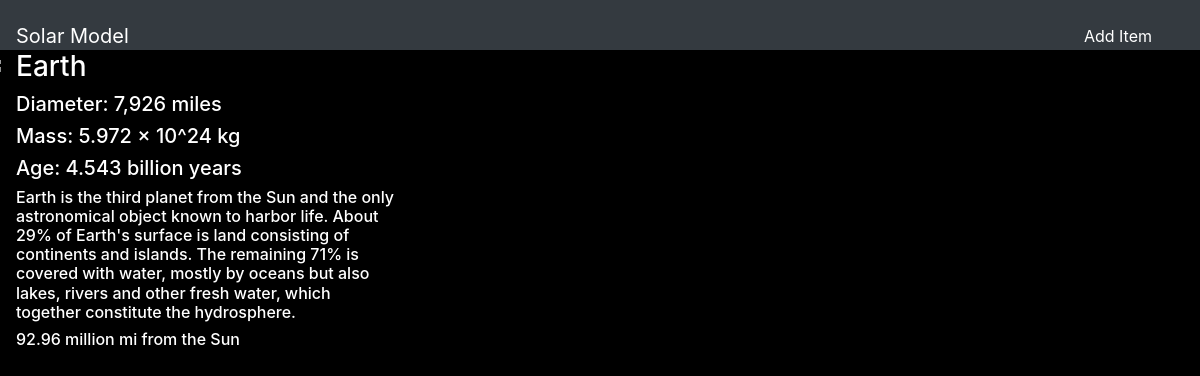
Page /3 on the committed database.
### SolarModel/models.py (models this page shows, shortened)
class Item(models.Model):
    item_name = models.CharField(max_length=200)
    item_size = models.CharField(max_length=200)
    item_mass = models.CharField(max_length=200, default="default")
    item_age = models.CharField(max_length=200, default = "default")
    item_characteristics = models.CharField(max_length=500)
    item_distance = models.CharField(max_length=200)
    background_image = models.CharField(max_length=500, default='https://i0.wp.com/dotsandlines.steveboerner.com/wp-content/uploads/2016/06/earth_planet_600x300.jpg?resize=600%2C400')

### SolarModel/views.py (the view)
# urls.py: path('<int:pk>', views.PlanetDetail.as_view(), name="detail"),
class PlanetDetail(DetailView):
    model = Item
    template_name = 'SolarModel/detail.html'

### SolarModel/templates/SolarModel/detail.html (shortened to what this page needs)
{% extends 'SolarModel/base.html' %}
{% block body%}
    <div class="container">
        <div class="row">
            <div class="col-sm-4">
                <h3 style="color: white">{{ item.item_name}}</h3>
                <h5 style="color: white">{{ item.item_size}}</h5>
                <h5 style="color: white">{{ item.item_mass}}</h5>
                <h5 style="color: white">{{ item.item_age}}</h5>
                <h6 style="color: white">{{ item.item_characteristics}}</h6>
                <h6 style="color: white">{{ item.item_distance}}</h6>
            </div>
        </div>
{% endblock %}

### rows in the picture
Item: item_name "Earth", item_size "Diameter: 7,926 miles", item_mass "Mass: 5.972 × 10^24 kg", item_age "Age: 4.543 billion years", item_characteristics "Earth is the third planet from the Sun and the only astronomical object known to harbor life. About 29% of Earth's surface is land consisting of continents and islands. The remaining 71% is covered with water, mostly by oceans but also lakes, rivers and other fresh water, which together constitute the hydrosphere.", item_distance "92.96 million mi from the Sun"
